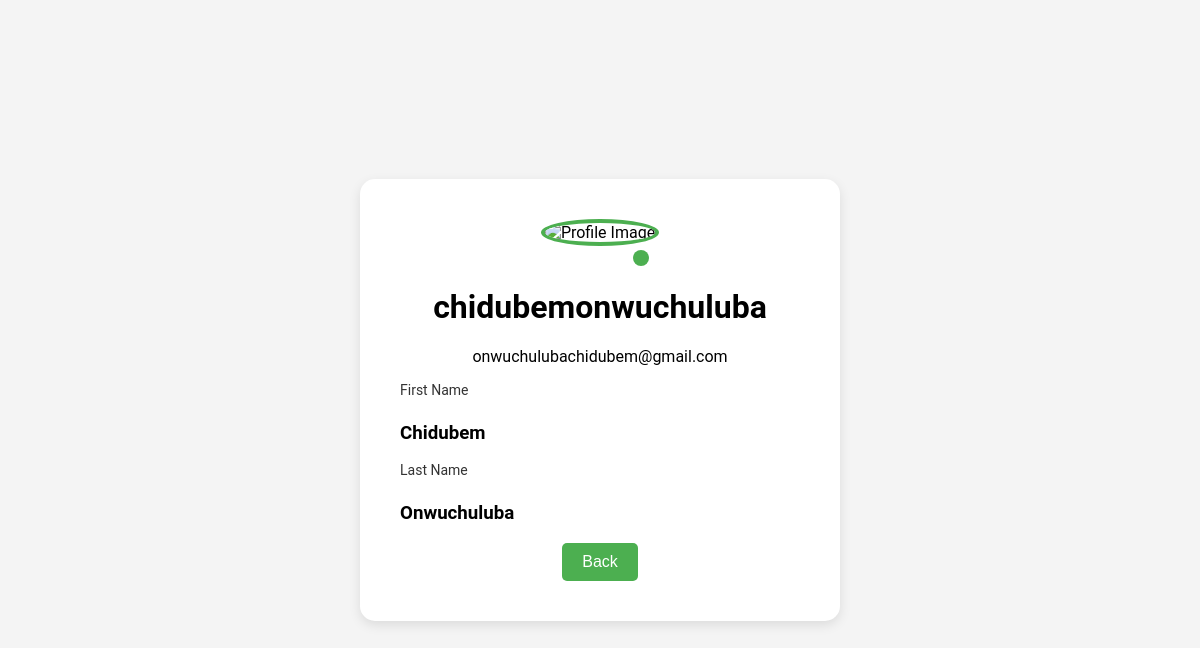
Screenshot of /attendace/student-profile/a2f54945-929f-45c1-b/ (signed in) with the database file from the repository.
### accounts/models.py (models this page shows, shortened)
class User(AbstractUser):
    is_student = models.BooleanField(default=False)
    is_teacher = models.BooleanField(default=False)
    is_admin = models.BooleanField(default=False)

### attendace/views.py (the view)
# urls.py: path('student-profile/<str:student_id>/', views.get_student_profile, name='student-profile'),
@login_required
def get_student_profile(request, student_id):
    student_profile = get_object_or_404(StudentProfile, student_id=student_id)
    user = student_profile.user
    user_profile = get_object_or_404(UserProfile, user=user)
    context = {
        'user': user,
        'profile_image': user_profile.image.url
    }
    return render(request, 'attendance/view_student_profile.html', context)

### attendace/templates/attendance/view_student_profile.html (shortened to what this page needs)
<!DOCTYPE html>
<html>
    {% load static %}
    <head>
        <link rel="stylesheet" href={% static 'attendace/css/teacher-dashboard2.css' %}>
    </head>
    <body>
        <div class="profile-container">
            <div class="profile-box">
                <div class="profile-image">
                    <img src="{{profile_image}}" alt="Profile Image" id="profile-image">
                    <label for="image-upload" class="image-upload-label">
                    </label>
                </div>
                <h1 id="username">{{user.username}}</h1>
                <p id="email">{{user.email}}</p>
                <div class="form-group">
                    <label for="firstname">First Name</label>
                    <h3>{{user.first_name}}</h3>
                </div>
                <div class="form-group">
                    <label for="lastname">Last Name</label>
                    <h3>{{user.last_name}}</h3>
                </div>
                <button class='enroll-button' onclick="goBack()">Back</button>
            </div>
        </div>
    </body>
</html>

### attendace/static/attendace/css/teacher-dashboard2.css (style rules this page uses)
body { font-family: 'Roboto', sans-serif; margin: 0; background-color: #f4f4f4; display: flex; height: 100vh; }
.profile-container { display: flex; justify-content: center; align-items: center; width: 100%; height: 100%; }
.profile-box { background-color: #ffffff; padding: 40px; border-radius: 15px; box-shadow: 0 4px 12px rgba(0, 0, 0, 0.1); text-align: center; max-width: 400px; width: 100%; transition: box-shadow 0.3s ease-in-out; position: relative; }
.profile-image { position: relative; display: inline-block; }
.profile-image img { width: 150px; height: 150px; border-radius: 50%; border: 4px solid #4CAF50; margin-bottom: 20px; }
.image-upload-label { position: absolute; bottom: 0; right: 10px; background-color: #4CAF50; border-radius: 50%; padding: 8px; cursor: pointer; color: white; font-size: 18px; }
.form-group { display: flex; flex-direction: column; align-items: flex-start; }
.form-group label { margin-bottom: 5px; color: #333; font-size: 14px; }

### attendace/templates/attendance/view_student_profile.html (style rules this page uses)
.enroll-button { background-color: #4CAF50; color: white; padding: 10px 20px; border: none; border-radius: 5px; font-size: 1em; cursor: pointer; transition: background-color 0.3s; }

### rows the page displays
User: username "chidubemonwuchuluba", email "onwuchulubachidubem@gmail.com", first_name "Chidubem", last_name "Onwuchuluba"
